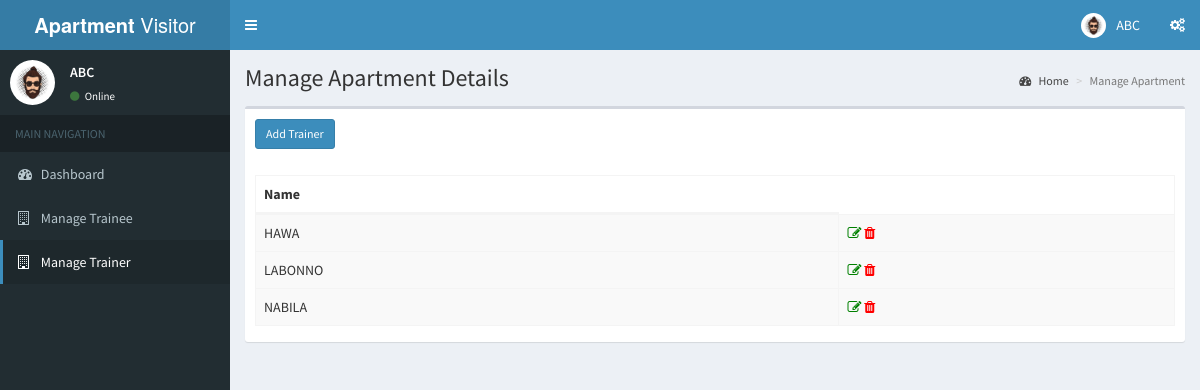
The app's page /trainer.php (signed in) with its own data.
### tables this page shows
create table WeavingTrainer(
    Tid int(3) not null,
    primary key(Tid),
    foreign key(Tid) references Employee(empID)
);

create table Employee(
    empID int(3) not null,
    empName varchar(20),
    emp_address varchar(60),
    salary int(7),
    email varchar(20),
    Emp_phone_no int(11),
    primary key(empID)
);

### trainer.php (the view, shortened to what this page needs)
<?php
  include('includes/dbconn.php');
  if (strlen($_SESSION['avmsaid']==0)) {
   header('location:logout.php');
   } else {
?>
<!DOCTYPE html>
<html>
<head>
  <link rel="stylesheet" href="bower_components/bootstrap/dist/css/bootstrap.min.css">
  <link rel="stylesheet" href="bower_components/font-awesome/css/font-awesome.min.css">
  <link rel="stylesheet" href="bower_components/Ionicons/css/ionicons.min.css">
  <link rel="stylesheet" href="dist/css/AdminLTE.min.css">
  <link rel="stylesheet" href="dist/css/skins/_all-skins.min.css">
  <link rel="stylesheet" href="bower_components/datatables.net-bs/css/dataTables.bootstrap.min.css">
</head>
<body class="hold-transition skin-blue sidebar-mini">
<div class="wrapper">
    <?php include 'includes/header.php'?>
    <?php $page='trainer'; include 'includes/sidebar2.php'?>
  <div class="content-wrapper">
    <section class="content-header">
      <h1>
        Manage Apartment Details
      </h1>
      <ol class="breadcrumb">
        <li><a href="dashboard2.php"><i class="fa fa-dashboard"></i> Home</a></li>
        <li class="active">Manage Apartment</li>
      </ol>
    </section>
    <section class="content">
    <div class="row">
        <div class="col-xs-12">
          <div class="box">
            <div class="box-header">
              <h3 class="box-title"><a href="add-trainer.php"><button type="button" class="btn btn-block btn-primary btn-sm">Add Trainer</button></a></h3>
            </div>
            <div class="box-body">
              <table id="example1" class="table table-bordered table-hover table-striped">
                <thead>
                <tr>
                <th>Name </th>
                </tr>
                </thead>
                <?php
                $ret=mysqli_query($con,"SELECT * from Employee join WeavingTrainer  on  Employee. empID = WeavingTrainer . Tid;");
                while ($row=mysqli_fetch_array($ret)) {
                ?>
                <tbody>
                <tr>
                  <td><?php echo $row['empName'];?></td>
                  <td><a href="edit-apartment.php?editid=<?php echo $row['ID'];?>" title="View Full Details"><i class="fa fa-edit" style="color:green;"></i></a>
                  <a href="remove-apartment.php?editid=<?php echo $row['ID'];?>" title="View Full Details"><i class="fa fa-trash" style="color:red;"></i></a></td>
                </tr>
                <?php
                }?>
                </tbody>
              </table>
            </div>
          </div>
        </div>
      </div>
    </section>
  </div>
</div>
</body>
</html>
<?php } ?>

### records on screen
weavingtrainer: Tid.empName "HAWA"
weavingtrainer: Tid.empName "LABONNO"
weavingtrainer: Tid.empName "NABILA"

### other values on screen
$name "ABC"
